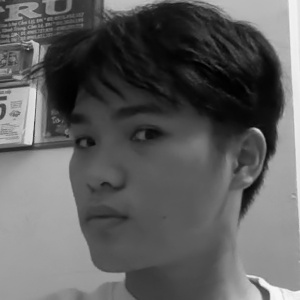
#> input picture data/user.1.15.jpg, 300 x 300 px, given in place of the camera
$ jupyter execute face-recognizer.ipynb   (shell and % lines are left out)   (text cells are left out)
#> lines starting #> are read from the running program, lines starting #| are printed output that depends on the picture
[cell 1]
#1. Generate dataset
#2. Train the classifier and save it
#3. Detect the face and named it if it is already stored in our dataset

[cell 2]
import cv2
import os

[cell 3]
import cv2

def generate_dataset():
    # Load Haar cascades
    face_classifier = cv2.CascadeClassifier("haarcascade_frontalface_default.xml")
    profile_classifier = cv2.CascadeClassifier("haarcascade_profileface.xml")

    def face_cropped(img):
        gray = cv2.cvtColor(img, cv2.COLOR_BGR2GRAY)

        # 1. Detect frontal faces
        faces = face_classifier.detectMultiScale(
            gray,
            scaleFactor=1.1,
            minNeighbors=4,
            minSize=(50, 50)
        )
        if len(faces) > 0:
            # Detected frontal
            return faces[0], False

        # 2. Detect right-profile faces
        faces = profile_classifier.detectMultiScale(
            gray,
            scaleFactor=1.1,
            minNeighbors=4,
            minSize=(50, 50)
        )
        if len(faces) > 0:
            return faces[0], False

        # 3. Detect left-profile faces by flipping image
        flipped_gray = cv2.flip(gray, 1)
        faces = profile_classifier.detectMultiScale(
            flipped_gray,
            scaleFactor=1.1,
            minNeighbors=4,
            minSize=(50, 50)
        )
        if len(faces) > 0:
            # Get the first detected
            x, y, w, h = faces[0]
            # Convert x back to original image coordinates
            x = gray.shape[1] - x - w
            return (x, y, w, h), True

        # No face detected
        return None, False

    cap = cv2.VideoCapture(0)
    user_id = 2  # Change as needed
    img_id = 0

    while True:
        ret, frame = cap.read()
#> frame is the input picture: shape (300, 300, 3); min 0, max 248, mean 94.6
        if not ret:
            break

        result, flipped = face_cropped(frame)
#> in face_cropped, `faces = face_classifier.detectMultiScale( gray, scaleFactor=1.1, minNe..`: faces = [[68, 159, 79, 79]]
#> result = [68, 159, 79, 79]; flipped = False
        if result is not None:
            x, y, w, h = result
#> x = 68; y = 159; w = 79; h = 79
            crop = frame[y:y+h, x:x+w]
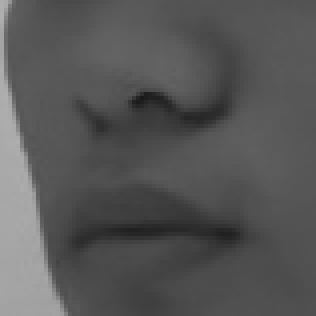
#> crop: shape (79, 79, 3) (shown 4 times larger); min 25, max 175, mean 86.5
            # Resize but keep the RGB colors
            face_resized = cv2.resize(crop, (300, 300))

            img_id += 1
            filename = f"data/kimly.{user_id}.{img_id}.jpg"
            cv2.imwrite(filename, face_resized)  # Save the color image directly

            # Annotate detection type
            label = f"{img_id} - {'L' if flipped else 'F'}"
#> label = '1 - F'
            cv2.putText(
                face_resized, label, (10, 30),
                cv2.FONT_HERSHEY_SIMPLEX, 1, (255, 255, 255), 2
            )
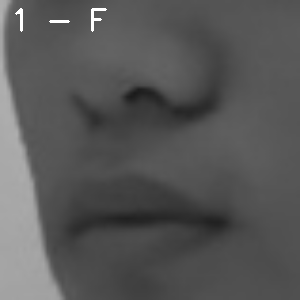
#> face_resized: shape (300, 300, 3); min 26, max 255, mean 86.9
            cv2.imshow("Cropped face", face_resized)

        key = cv2.waitKey(1)
#> (key q is pressed here)
        if key == 27 or img_id >= 150:
            break

    cap.release()
    cv2.destroyAllWindows()
    print("Collecting samples completed.")

if __name__ == '__main__':
    generate_dataset()

[cell 4]
import os
import cv2
from PIL import Image #pip install pillow
import numpy as np    # pip install numpy

def train_classifier(data_dir):
#> called with data_dir = 'data'
    path = [os.path.join(data_dir, f) for f in os.listdir(data_dir)]

    faces = []
    ids = []

    for image in path:
        img = Image.open(image).convert('L')
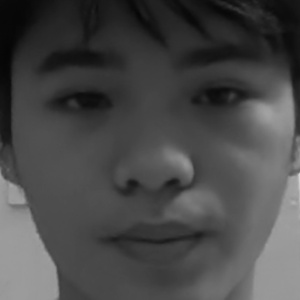
#> input picture data/user.1.1.jpg, 300 x 300 px
#> img is the input picture: PIL image 300x300 L; min 5, max 213, mean 72.5
        imageNp = np.array(img, 'uint8')
        id = int(os.path.split(image)[1].split(".")[1])

        faces.append(imageNp)
        ids.append(id)

    ids = np.array(ids)

    # Train and save classifier
    clf = cv2.face.LBPHFaceRecognizer_create()
    clf.train(faces,ids)
    clf.write("classifier.xml")
train_classifier("data")

[cell 5]
import cv2
import numpy as np
from PIL import Image
import os

def draw_boundary(img, classifier, profile_classifier, scaleFactor, minNeighbors, color, text, clf):
#> called with scaleFactor = 1.4, minNeighbors = 6, color = (0, 255, 0), text = 'Face'
    gray_img = cv2.cvtColor(img, cv2.COLOR_BGR2GRAY)
    features = classifier.detectMultiScale(gray_img, scaleFactor, minNeighbors)
#> features = ()

    if len(features) == 0:
        features = profile_classifier.detectMultiScale(gray_img, scaleFactor, minNeighbors)
        if len(features) == 0:
            flipped_gray = cv2.flip(gray_img, 1)
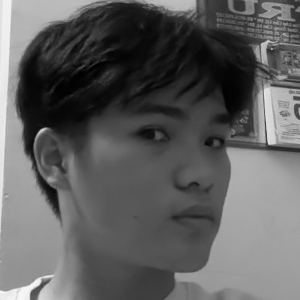
#> flipped_gray: shape (300, 300); min 0, max 248, mean 94.6
            features = profile_classifier.detectMultiScale(flipped_gray, scaleFactor, minNeighbors)

    for (x,y,w,h) in features:
        cv2.rectangle(img, (x,y), (x+w,y+h), color, 2 )

        id, pred = clf.predict(gray_img[y:y+h,x:x+w])
        confidence = int(100*(1-pred/300))

        if confidence>70:
            if id==1:
                cv2.putText(img, "Xuan Phuc", (x,y-5), cv2.FONT_HERSHEY_SIMPLEX, 0.8, color, 1, cv2.LINE_AA)
            if id==2:
                cv2.putText(img, "Cristiano Ronaldo", (x,y-5), cv2.FONT_HERSHEY_SIMPLEX, 0.8, color, 1, cv2.LINE_AA)
        else:
            cv2.putText(img, "UNKNOWN", (x,y-5), cv2.FONT_HERSHEY_SIMPLEX, 0.8, (0,0,255), 1, cv2.LINE_AA)
#> this loop made 0 passes

    return img

# loading classifier
faceCascade = cv2.CascadeClassifier("haarcascade_frontalface_default.xml")
profileCascade = cv2.CascadeClassifier("haarcascade_profileface.xml")

clf = cv2.face.LBPHFaceRecognizer_create()
clf.read("classifier.xml")

video_capture = cv2.VideoCapture(0)

while True:
    ret, img = video_capture.read()
    img = draw_boundary(img, faceCascade, profileCascade, 1.4, 6, (0, 255, 0), "Face", clf)
    cv2.imshow("face Detection", img)

    if cv2.waitKey(1) & 0xFF == ord('q'):
#> (key q is pressed here)
        break
video_capture.release()
cv2.destroyAllWindows()
